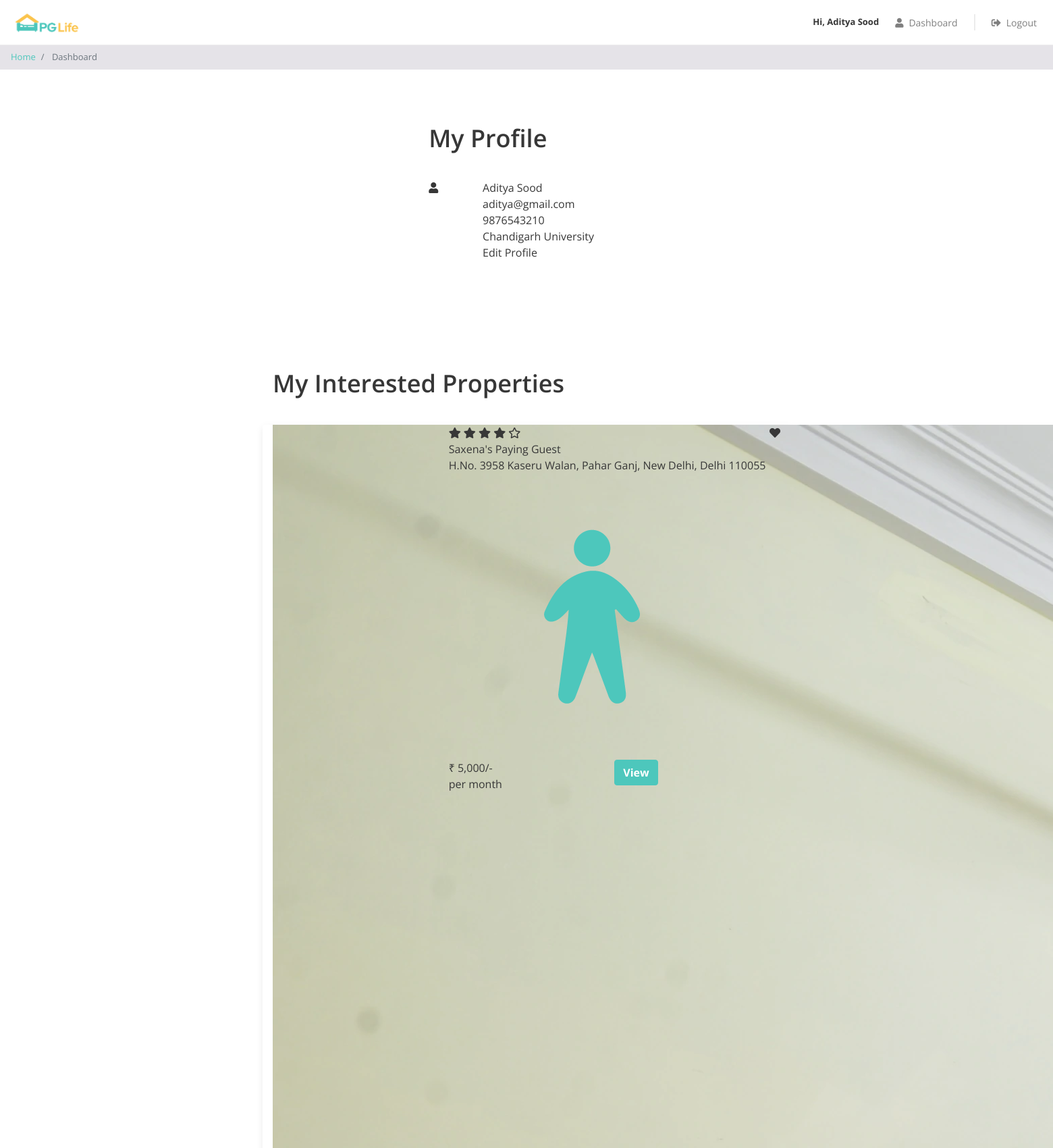
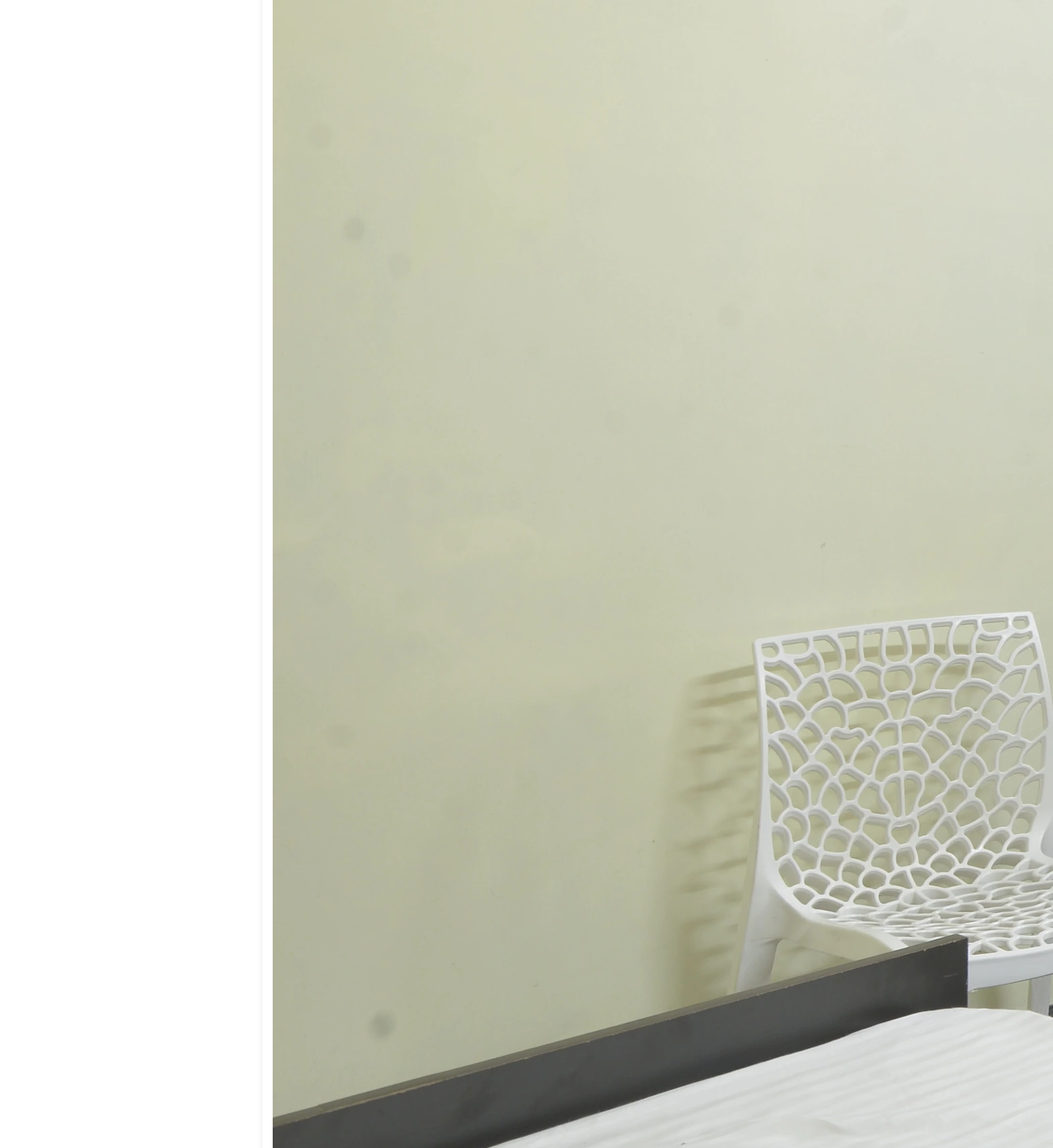
Page /dashboard.php (signed in, upper part) on the committed database (2 pictures, top to bottom).
### tables this page shows
CREATE TABLE `users` (
  `id` int(11) NOT NULL,
  `email` varchar(100) NOT NULL,
  `password` varchar(100) NOT NULL,
  `full_name` varchar(100) NOT NULL,
  `phone` varchar(20) NOT NULL,
  `gender` enum('male','female') NOT NULL,
  `college_name` varchar(100) NOT NULL
);

CREATE TABLE `interested_users_properties` (
  `id` int(11) NOT NULL,
  `user_id` int(11) NOT NULL,
  `property_id` int(11) NOT NULL
);

CREATE TABLE `properties` (
  `id` int(11) NOT NULL,
  `city_id` int(11) NOT NULL,
  `name` varchar(100) NOT NULL,
  `address` varchar(255) NOT NULL,
  `description` longtext NOT NULL,
  `gender` enum('male','female','unisex') NOT NULL,
  `rent` int(11) NOT NULL,
  `rating_clean` float(2,1) NOT NULL,
  `rating_food` float(2,1) NOT NULL,
  `rating_safety` float(2,1) NOT NULL
);

### dashboard.php (the view, shortened to what this page needs)
<?php
require "includes/database_connect.php";
$user_id = $_SESSION['user_id'];
$sql_1 = "SELECT * FROM users WHERE id = $user_id";
$result_1 = mysqli_query($conn, $sql_1);
$user = mysqli_fetch_assoc($result_1);
$sql_2 = "SELECT *
            FROM interested_users_properties iup
            INNER JOIN properties p ON iup.property_id = p.id
            WHERE iup.user_id = $user_id";
$result_2 = mysqli_query($conn, $sql_2);
$interested_properties = mysqli_fetch_all($result_2, MYSQLI_ASSOC);
?>
<!DOCTYPE html>
<html lang="en">
<head>
    <?php
    include "includes/head_links.php";
    ?>
    <link href="css/dashboard.css" rel="stylesheet" />
</head>
<body>
    <?php
    include "includes/header.php";
    ?>
    <nav aria-label="breadcrumb">
        <ol class="breadcrumb py-2">
            <li class="breadcrumb-item">
                <a href="index.php">Home</a>
            </li>
            <li class="breadcrumb-item active" aria-current="page">
                Dashboard
            </li>
        </ol>
    </nav>
    <div class="my-profile page-container">
        <h1>My Profile</h1>
        <div class="row">
            <div class="col-md-3 profile-img-container">
                <i class="fas fa-user profile-img"></i>
            </div>
            <div class="col-md-9">
                <div class="row no-gutters justify-content-between align-items-end">
                    <div class="profile">
                        <div class="name"><?= $user['full_name'] ?></div>
                        <div class="email"><?= $user['email'] ?></div>
                        <div class="phone"><?= $user['phone'] ?></div>
                        <div class="college"><?= $user['college_name'] ?></div>
                    </div>
                    <div class="edit">
                        <div class="edit-profile">Edit Profile</div>
                    </div>
                </div>
            </div>
        </div>
    </div>
    <?php
    if (count($interested_properties) > 0) {
    ?>
        <div class="my-interested-properties">
            <div class="page-container">
                <h1>My Interested Properties</h1>
                <?php
                foreach ($interested_properties as $property) {
                    $property_images = glob("img/properties/" . $property['id'] . "/*");
                ?>
                    <div class="property-card property-id-<?= $property['id'] ?> row">
                        <div class="image-container col-md-4">
                            <img src="<?= $property_images[0] ?>" />
                        </div>
                        <div class="content-container col-md-8">
                            <div class="row no-gutters justify-content-between">
                                <?php
                                $total_rating = ($property['rating_clean'] + $property['rating_food'] + $property['rating_safety']) / 3;
                                $total_rating = round($total_rating, 1);
                                ?>
                                <div class="star-container" title="<?= $total_rating ?>">
                                    <?php
                                    $rating = $total_rating;
                                    for ($i = 0; $i < 5; $i++) {
                                        if ($rating >= $i + 0.8) {
                                    ?>
                                            <i class="fas fa-star"></i>
                                        <?php
                                        } elseif ($rating >= $i + 0.3) {
                                        ?>
                                            <i class="fas fa-star-half-alt"></i>
                                        <?php
                                        } else {
                                        ?>
                                            <i class="far fa-star"></i>
                                    <?php
                                        }
                                    }
                                    ?>
                                </div>
                                <div class="interested-container">
                                    <i class="is-interested-image fas fa-heart" property_id="<?= $property['id'] ?>"></i>
                                </div>
                            </div>
                            <div class="detail-container">
                                <div class="property-name"><?= $property['name'] ?></div>
                                <div class="property-address"><?= $property['address'] ?></div>
                                <div class="property-gender">
                                    <?php
                                    if ($property['gender'] == "male") {
                                    ?>
                                        <img src="img/male.png">
                                    <?php
                                    } elseif ($property['gender'] == "female") {
                                    ?>
                                        <img src="img/female.png">
                                    <?php
                                    } else {
                                    ?>
                                        <img src="img/unisex.png">
                                    <?php
                                    }
                                    ?>
                                </div>
                            </div>
                            <div class="row no-gutters">
                                <div class="rent-container col-6">
                                    <div class="rent">₹ <?= number_format($property['rent']) ?>/-</div>
                                    <div class="rent-unit">per month</div>
                                </div>
                                <div class="button-container col-6">
                                    <a href="property_detail.php?property_id=<?= $property['id'] ?>" class="btn btn-primary">View</a>
                                </div>
                            </div>
                        </div>
                    </div>
                <?php
                }
                ?>
            </div>
        </div>
    <?php
    }
    ?>
</body>
</html>

### css/common.css (style rules this page uses)
* { box-sizing: border-box; font-family: 'Open Sans', sans-serif; }
html, body { height: 100%; }
body { color: #373737; font-size: 16px; position: relative; display: flex; flex-direction: column; }
h1, h2, h3, h4, h5, h6 { font-weight: 600; }
h1 { font-size: 36px; margin-bottom: 40px; }
.btn-primary, .btn-warning, .btn-danger { color: white; font-weight: bold; }
.breadcrumb { background-color: #e5e3e8; font-size: 13px; border-radius: 0px; margin-bottom: 0px; }
.page-container { max-width: 800px; padding: 80px 24px; margin: auto; }

### css/dashboard.css (style rules this page uses)
body { background-color: #ffffff; font-family: Arial, sans-serif; }
.property-card { background: #fff; border-radius: 4px; box-shadow: 0 4px 12px rgba(0,0,0,0.08); }

### rows in the picture
users: full_name "Aditya Sood", email "aditya@gmail.com", phone "9876543210", college_name "Chandigarh University"
interested_users_properties: property.name "Saxena's Paying Guest", property.address "H.No. 3958 Kaseru Walan, Pahar Ganj, New Delhi, Delhi 110055", property.rent "5,000"

### other values in the picture
$_SESSION["full_name"] "Aditya Sood"
